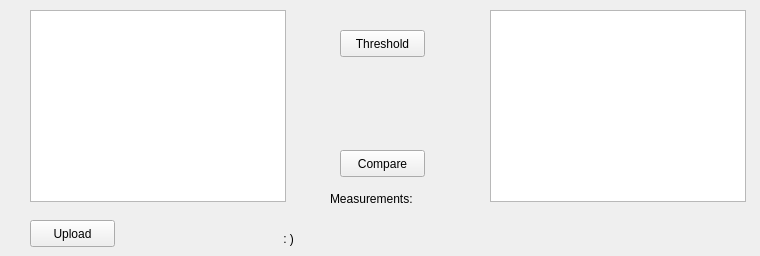
   <widget class="QWidget" name="tab_5">
    <attribute name="title">
     <string>Histogram</string>
    </attribute>
    <attribute name="toolTip">
     <string>&lt;html&gt;&lt;head/&gt;&lt;body&gt;&lt;p&gt;Histogram esitleme ve orijinal goruntu uzerinde benzerliklerini karsilastir.&lt;/p&gt;&lt;/body&gt;&lt;/html&gt;</string>
    </attribute>
    <widget class="QPushButton" name="histogram_treshold_btn">
     <property name="geometry">
      <rect>
       <x>340</x>
       <y>30</y>
       <width>85</width>
       <height>27</height>
      </rect>
     </property>
     <property name="text">
      <string>Threshold</string>
     </property>
    </widget>
    <widget class="QPushButton" name="upload_btn_histogram">
     <property name="geometry">
      <rect>
       <x>30</x>
       <y>220</y>
       <width>85</width>
       <height>27</height>
      </rect>
     </property>
     <property name="text">
      <string>Upload</string>
     </property>
    </widget>
    <widget class="QGraphicsView" name="uploadGV_histogram">
     <property name="geometry">
      <rect>
       <x>30</x>
       <y>10</y>
       <width>256</width>
       <height>192</height>
      </rect>
     </property>
     <property name="frameShape">
      <enum>QFrame::StyledPanel</enum>
     </property>
     <property name="frameShadow">
      <enum>QFrame::Sunken</enum>
     </property>
    </widget>
    <widget class="QGraphicsView" name="operationGV_histogram">
     <property name="geometry">
      <rect>
       <x>490</x>
       <y>10</y>
       <width>256</width>
       <height>192</height>
      </rect>
     </property>
     <property name="frameShape">
      <enum>QFrame::StyledPanel</enum>
     </property>
     <property name="frameShadow">
      <enum>QFrame::Sunken</enum>
     </property>
    </widget>
    <widget class="QPushButton" name="compare_btn_histogram">
     <property name="geometry">
      <rect>
       <x>340</x>
       <y>150</y>
       <width>85</width>
       <height>27</height>
      </rect>
     </property>
     <property name="text">
      <string>Compare</string>
     </property>
    </widget>
    <widget class="QLabel" name="label_12">
     <property name="geometry">
      <rect>
       <x>330</x>
       <y>190</y>
       <width>101</width>
       <height>17</height>
      </rect>
     </property>
     <property name="text">
      <string>Measurements:</string>
     </property>
    </widget>
    <widget class="QLabel" name="sonuc_lbl">
     <property name="geometry">
      <rect>
       <x>280</x>
       <y>230</y>
       <width>471</width>
       <height>17</height>
      </rect>
     </property>
     <property name="text">
      <string> : )</string>
     </property>
    </widget>
   </widget>
